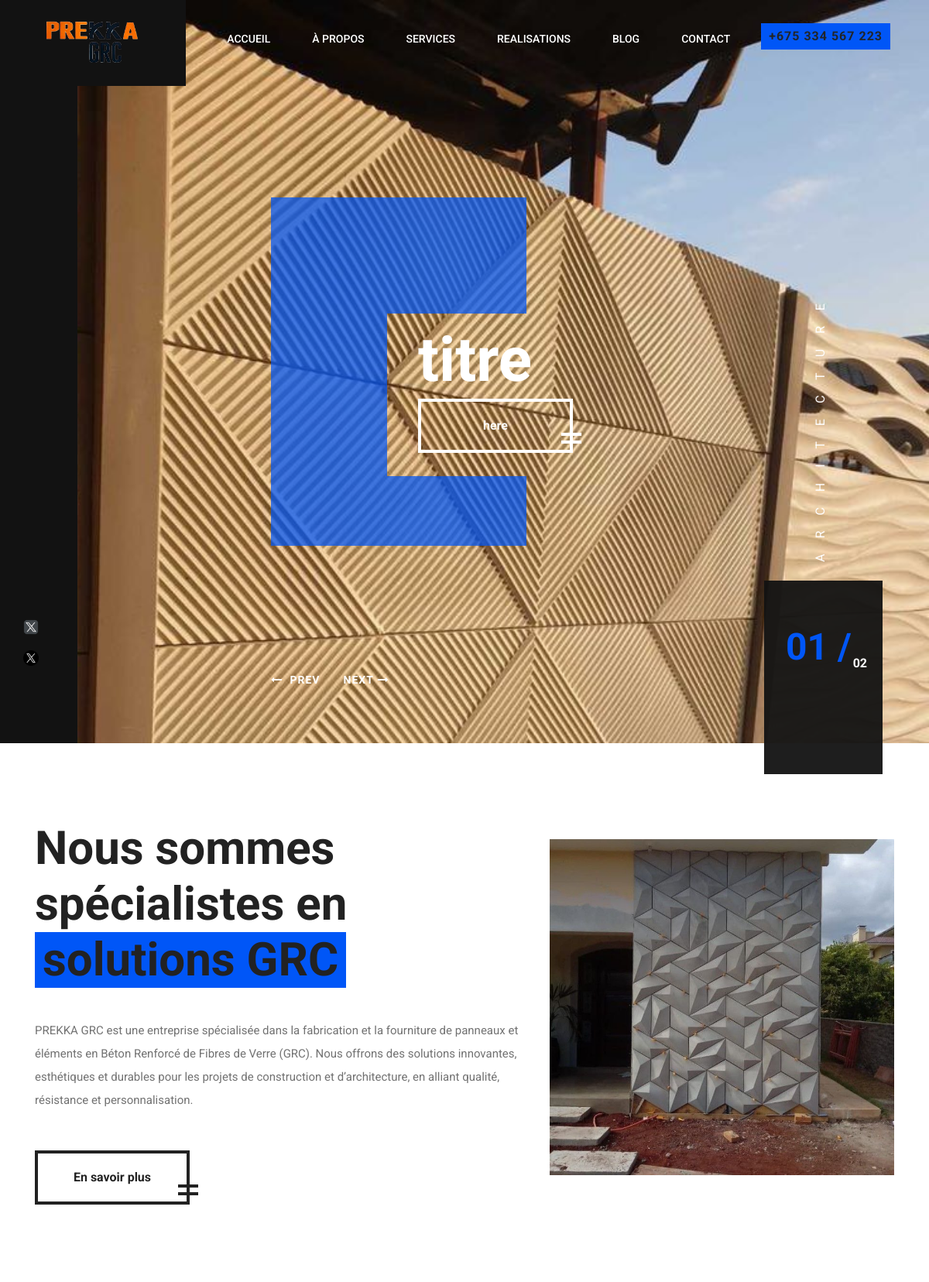
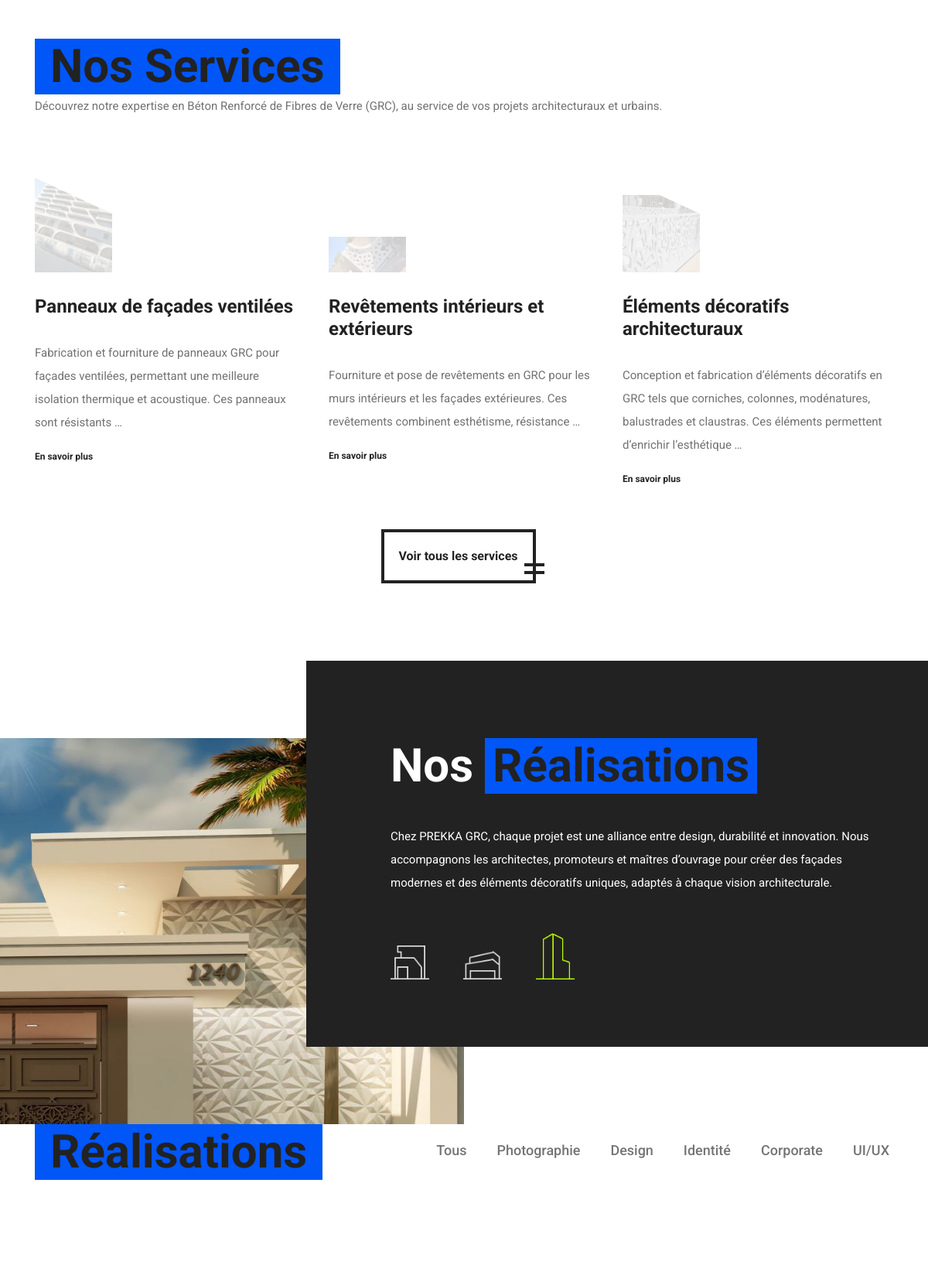
The page / (upper part) on the database its author committed (2 pictures, top to bottom).
### core/models.py (models this page shows, shortened)
class SocialLink(models.Model):
    titre = models.CharField(
        max_length=20,
        help_text="Texte qui s'affiche au survol et texte alternatif"
    )
    url = models.URLField(
        help_text="Lien vers le réseau social"
    )
    icone = models.ImageField(
        upload_to='icones_reseaux/',
        help_text="Télécharger l'icône du réseau social"
    )

class Carausel(models.Model):
    image = models.ImageField("Image", upload_to='pics/%y/%m/%d')
    title = models.CharField("Titre", max_length=150)
    cta = models.CharField("Texte du bouton", max_length=100)
    cta_link = models.URLField("Lien du bouton", default="/")

### services/models.py (models this page shows, shortened)
class Service(models.Model):
    titre = models.CharField("Titre du service", max_length=200)
    slug = models.SlugField("URL optimisée", unique=True, blank=True)
    description = models.TextField("Description détaillée")
    image = models.ImageField("Image principale", upload_to="services/")
    meta_titre = models.CharField(
        "Titre SEO", max_length=255, blank=True, null=True)
    meta_description = models.TextField(
        "Description SEO", blank=True, null=True)
    date_creation = models.DateTimeField("Date de création", auto_now_add=True)
    date_mise_a_jour = models.DateTimeField(
        "Date de mise à jour", auto_now=True)
    class Meta:
        ordering = ["titre"]
        verbose_name = "Service"
        verbose_name_plural = "Services"

### core/views.py (the view)
# urls.py: path('', views.accueil, name='accueil'),
def accueil(request):
    diapositives = Carausel.objects.all()
    services = Service.objects.all()[:3]
    realisations = Realisation.objects.all()
    context = {
        "diapositives": diapositives,
        "services": services,
        "realisations": realisations,  # pass to template
    }
    return render(request, "core/accueil.html", context)

### core/context_processors.py (called while the page is built)
def social_links(request):
    return {
        'social_links': SocialLink.objects.all()
    }

### templates/core/accueil.html (shortened to what this page needs)
{% extends "base.html" %} {% load static %} {% block content %}
<section class="hero-section">
  <div class="left-bar">
    <div class="left-bar-content">
      <div class="social-links">
        {% for link in social_links %}
        <a href="{{ link.url }}" target="_blank" title="{{ link.titre }}">
          <img
            class="social-icon"
            src="{{ link.icone.url }}"
            alt="{{ link.titre }}"
          />
        </a>
        {% endfor %}
      </div>
    </div>
  </div>
  <div class="hero-slider owl-carousel">
    {% for diapo in diapositives %}
    <div class="hero-slide-item set-bg" data-setbg="{{ diapo.image.url }}">
      <div class="slide-inner">
        <div class="slide-content">
          <h2>{{ diapo.title }}</h2>
          <a href="{{ diapo.cta_link|default:'#' }}" class="site-btn sb-light">
            {{ diapo.cta|default:"Voir le projet" }}
          </a>
        </div>
      </div>
    </div>
    {% endfor %}
  </div>
  <div class="slide-num-holder" id="snh-1"></div>
  <div class="hero-right-text">architecture</div>
</section>
<section class="intro-section pt100 pb50">
  <div class="container">
    <div class="row">
      <div class="col-lg-7 intro-text mb-5 mb-lg-0">
        <h2 class="sp-title">
          Nous sommes spécialistes en <span>solutions GRC</span>
        </h2>
        <p>
          PREKKA GRC est une entreprise spécialisée dans la fabrication et la
          fourniture de panneaux et éléments en Béton Renforcé de Fibres de
          Verre (GRC). Nous offrons des solutions innovantes, esthétiques et
          durables pour les projets de construction et d’architecture, en
          alliant qualité, résistance et personnalisation.
        </p>
        <a href="{% url 'apropos' %}" class="site-btn sb-dark"
          >En savoir plus</a
        >
      </div>
      <div class="col-lg-5 pt-4">
        <img src="{% static 'img/intro.jpg' %}" alt="Intro image" />
      </div>
    </div>
  </div>
</section>
<section class="service-section spad">
  <div class="container">
    <div class="section-title">
      <h2>Nos Services</h2>
      <p>
        Découvrez notre expertise en Béton Renforcé de Fibres de Verre (GRC), au
        service de vos projets architecturaux et urbains.
      </p>
    </div>
    <div class="row">
      {% for service in services %}
      <div class="col-lg-4 col-md-6">
        <div class="service-box">
          <div class="sb-icon">
            <div class="sb-img-icon">
              <img src="{{ service.image.url }}" alt="{{ service.titre }}" />
            </div>
          </div>
          <h3>{{ service.titre }}</h3>
          <p>{{ service.description|truncatewords:20 }}</p>
          <a href="{% url 'service_detail' service.slug %}" class="readmore"
            >En savoir plus</a
          >
        </div>
      </div>
      {% endfor %}
    </div>
    <div class="text-center mt-4">
      <a href="{% url 'service_list' %}" class="site-btn sb-dark"
        >Voir tous les services</a
      >
    </div>
  </div>
</section>
<section class="cta-section pt100 pb50">
  <div class="cta-image-box"></div>
  <div class="container">
    <div class="row">
      <div class="col-lg-7 pl-lg-0 offset-lg-5 cta-content">
        <h2 class="sp-title">Nos <span>Réalisations</span></h2>
        <p>
          Chez PREKKA GRC, chaque projet est une alliance entre design,
          durabilité et innovation. Nous accompagnons les architectes,
          promoteurs et maîtres d’ouvrage pour créer des façades modernes et des
          éléments décoratifs uniques, adaptés à chaque vision architecturale.
        </p>
        <div class="cta-icons">
          <div class="cta-img-icon">
            <img src="{% static 'img/icon/light/1.png' %}" alt="Icon 1" />
          </div>
          <div class="cta-img-icon">
            <img src="{% static 'img/icon/light/2.png' %}" alt="Icon 2" />
          </div>
          <div class="cta-img-icon">
            <img src="{% static 'img/icon/color/3.png' %}" alt="Icon 3" />
          </div>
        </div>
      </div>
    </div>
  </div>
</section>
<div class="projects-section pb50">
  <div class="container">
    <div class="row">
      <div class="col-lg-3">
        <div class="section-title">
          <h1>Réalisations</h1>
        </div>
      </div>
      <div class="col-lg-9">
        <ul class="projects-filter-nav">
          <li class="btn-filter" data-filter="*">Tous</li>
          <li class="btn-filter" data-filter=".photo">Photographie</li>
          <li class="btn-filter" data-filter=".design">Design</li>
          <li class="btn-filter" data-filter=".identite">Identité</li>
          <li class="btn-filter" data-filter=".corporate">Corporate</li>
          <li class="btn-filter" data-filter=".uxui">UI/UX</li>
        </ul>
      </div>
    </div>
  </div>
</div>
{% endblock %}

### rows shown on the page
SocialLink: icone (picture)
SocialLink: icone (picture)
Carausel: title "titre", cta "here"
Service: image (picture), titre "Panneaux de façades ventilées", description "Fabrication et fourniture de panneaux GRC pour façades ventilées, permettant une meilleure isolation thermique et acoustique. Ces panneaux sont résistants …"
Service: image (picture), titre "Revêtements intérieurs et extérieurs", description "Fourniture et pose de revêtements en GRC pour les murs intérieurs et les façades extérieures. Ces revêtements combinent esthétisme, résistance …"
Service: image (picture), titre "Éléments décoratifs architecturaux", description "Conception et fabrication d’éléments décoratifs en GRC tels que corniches, colonnes, modénatures, balustrades et claustras. Ces éléments permettent d’enrichir l’esthétique …"
